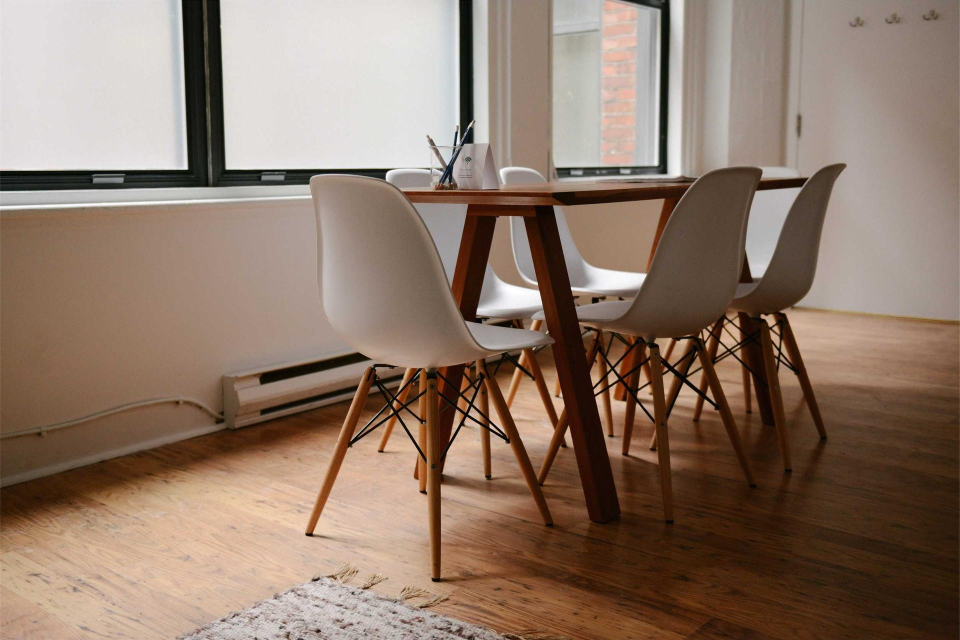
#> input picture apps/frontend/.agents/skills/design-taste-frontend/assets/components/fx-photo/meeting-room.jpg, 1920 x 1280 px (shown at 1/2 size); its folder holds only this picture in this run
$ python -i features.py   (imports and definitions only)
#> lines starting #> are read from the running program, lines starting #| are printed output that depends on the picture
"""Image feature extraction for lightweight vision classifiers.

Uses NumPy/Pillow only (no torch/tf dependency) so it can run in the existing
model-api environment.
"""
from __future__ import annotations

from pathlib import Path
from typing import Iterable

import numpy as np
from PIL import Image


def _hist(channel: np.ndarray, bins: int = 16) -> np.ndarray:
    h, _ = np.histogram(channel, bins=bins, range=(0, 256), density=True)
    return h.astype(np.float32)


def _color_stats(arr: np.ndarray) -> np.ndarray:
    # arr: HxWx3 uint8
    feats = []
    for c in range(3):
        ch = arr[:, :, c].astype(np.float32)
        feats.extend([ch.mean() / 255.0, ch.std() / 255.0])
    # RGB histograms
    for c in range(3):
        feats.extend(_hist(arr[:, :, c], bins=16).tolist())
    # simple HSV-ish proxies
    r = arr[:, :, 0].astype(np.float32)
    g = arr[:, :, 1].astype(np.float32)
    b = arr[:, :, 2].astype(np.float32)
    mx = np.maximum(np.maximum(r, g), b)
    mn = np.minimum(np.minimum(r, g), b)
    diff = mx - mn + 1e-6
    sat = (diff / (mx + 1e-6))
    val = mx / 255.0
    feats.extend([sat.mean(), sat.std(), val.mean(), val.std()])
    # green/red ratios useful for vegetation/disease cues
    feats.append(((g - r) / (g + r + 1e-6)).mean())
    feats.append(((g - b) / (g + b + 1e-6)).mean())
    # texture-ish: gradient magnitude stats
    gy = np.abs(np.diff(arr.astype(np.float32), axis=0)).mean() / 255.0
    gx = np.abs(np.diff(arr.astype(np.float32), axis=1)).mean() / 255.0
    feats.extend([gx, gy, gx + gy])
    return np.array(feats, dtype=np.float32)


def extract_features(image: Image.Image | str | Path, size: int = 128) -> np.ndarray:
#> called with size = 128
    if not isinstance(image, Image.Image):
        image = Image.open(image)
#> image is the input picture: PIL image 1920x1280 RGB; mean R, G, B 142.5, 120.7, 105.5
    image = image.convert("RGB").resize((size, size), getattr(Image, "Resampling", Image).BILINEAR)
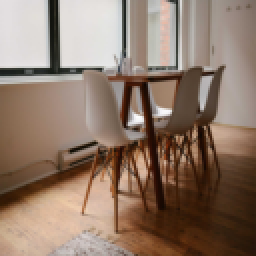
#> image: PIL image 128x128 RGB (shown 2 times larger); mean R, G, B 142.5, 120.7, 105.5
    arr = np.asarray(image, dtype=np.uint8)
    # global + 2x2 grid features to capture lesion locality
    parts = [arr]
    h, w = arr.shape[:2]
#> h = 128; w = 128
    h2, w2 = h // 2, w // 2
#> h2 = 64; w2 = 64
    parts.extend([arr[:h2, :w2], arr[:h2, w2:], arr[h2:, :w2], arr[h2:, w2:]])
    vecs = [_color_stats(p) for p in parts]
#> after the loop in _color_stats, `for c in range(3):`: feats = [0.559, 0.227, 0.473, 0.247, 0.414, 0.266]
#> after the loop in _color_stats, `for c in range(3):`: feats = 54 values, max 0.559 at index 0, min 7.63e-06 at index 6, mean 0.0439
#> in _color_stats, `gy = np.abs(np.diff(arr.astype(np.float32), axis=0)).mean() / 255.0`: gy = 0.0278
#> in _color_stats, `gx = np.abs(np.diff(arr.astype(np.float32), axis=1)).mean() / 255.0`: gx = 0.0407
#> in _color_stats (call 2), `feats = []`: feats = []
#> after the loop in _color_stats (call 2), `for c in range(3):`: feats = [0.681, 0.224, 0.641, 0.24, 0.613, 0.26]
#> after the loop in _color_stats (call 2), `for c in range(3):`: feats = 54 values, max 0.681 at index 0, min 0 at index 6, mean 0.0527
#> in _color_stats (call 2), `sat = (diff / (mx + 1e-6))`:
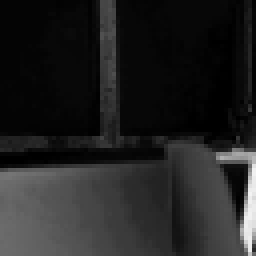
#> sat: shape (64, 64) float32 (shown 4 times larger); min 4.33e-09, max 0.957, mean 0.136
#> in _color_stats (call 2), `gy = np.abs(np.diff(arr.astype(np.float32), axis=0)).mean() / 255.0`: gy = 0.0247
#> in _color_stats (call 2), `gx = np.abs(np.diff(arr.astype(np.float32), axis=1)).mean() / 255.0`: gx = 0.0353
#> in _color_stats (call 3), `feats = []`: feats = []
#> after the loop in _color_stats (call 3), `for c in range(3):`: feats = [0.579, 0.162, 0.52, 0.177, 0.48, 0.189]
#> after the loop in _color_stats (call 3), `for c in range(3):`: feats = 54 values, max 0.579 at index 0, min 1.53e-05 at index 6, mean 0.0425
#> in _color_stats (call 3), `sat = (diff / (mx + 1e-6))`:
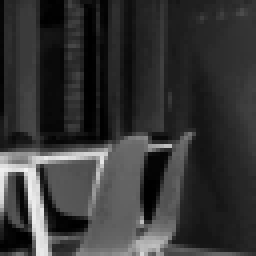
#> sat: shape (64, 64) float32 (shown 4 times larger); min 3.97e-09, max 0.952, mean 0.211
#> in _color_stats (call 3), `gy = np.abs(np.diff(arr.astype(np.float32), axis=0)).mean() / 255.0`: gy = 0.0258
#> in _color_stats (call 3), `gx = np.abs(np.diff(arr.astype(np.float32), axis=1)).mean() / 255.0`: gx = 0.0489
#> in _color_stats (call 4), `feats = []`: feats = []
#> after the loop in _color_stats (call 4), `for c in range(3):`: feats = [0.627, 0.196, 0.508, 0.198, 0.421, 0.203]
#> after the loop in _color_stats (call 4), `for c in range(3):`: feats = 54 values, max 0.627 at index 0, min 0 at index 6, mean 0.0433
#> in _color_stats (call 4), `sat = (diff / (mx + 1e-6))`:
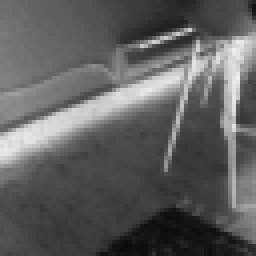
#> sat: shape (64, 64) float32 (shown 4 times larger); min 0.0455, max 0.938, mean 0.374
#> in _color_stats (call 4), `gy = np.abs(np.diff(arr.astype(np.float32), axis=0)).mean() / 255.0`: gy = 0.034
#> in _color_stats (call 4), `gx = np.abs(np.diff(arr.astype(np.float32), axis=1)).mean() / 255.0`: gx = 0.0318
#> in _color_stats (call 5), `feats = []`: feats = []
#> the loop in _color_stats (call 5), `for c in range(3):` made 3 passes
#> pass 3, in _color_stats (call 5), `ch = arr[:, :, c].astype(np.float32)`:
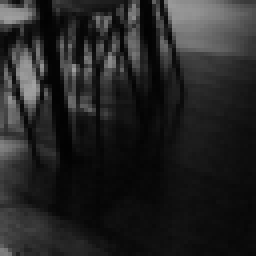
#> ch: shape (64, 64) float32 (shown 4 times larger); min 2, max 163, mean 35.9
#> after the loop in _color_stats (call 5), `for c in range(3):`: feats = [0.349, 0.164, 0.225, 0.147, 0.141, 0.138]
#> after the loop in _color_stats (call 5), `for c in range(3):`: feats = 54 values, max 0.349 at index 0, min 0 at index 20, mean 0.025
#> in _color_stats (call 5), `diff = mx - mn + 1e-6`:
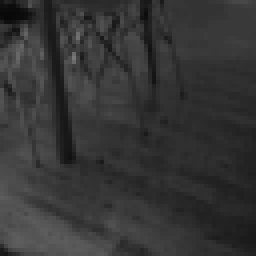
#> diff: shape (64, 64) float32 (shown 4 times larger); min 7, max 120, mean 53.2
#> in _color_stats (call 5), `sat = (diff / (mx + 1e-6))`:
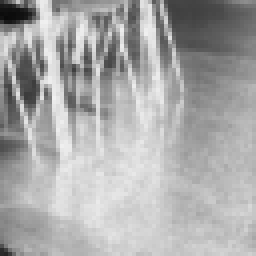
#> sat: shape (64, 64) float32 (shown 4 times larger); min 0.0424, max 0.944, mean 0.666
#> in _color_stats (call 5), `gy = np.abs(np.diff(arr.astype(np.float32), axis=0)).mean() / 255.0`: gy = 0.0262
#> in _color_stats (call 5), `gx = np.abs(np.diff(arr.astype(np.float32), axis=1)).mean() / 255.0`: gx = 0.0448
#> vecs = 5 items
    return np.concatenate(vecs, axis=0).astype(np.float32)


def batch_features(paths: Iterable[str | Path], size: int = 128) -> np.ndarray:
    feats = [extract_features(p, size=size) for p in paths]
    if not feats:
        return np.zeros((0, 0), dtype=np.float32)
    return np.stack(feats, axis=0)

>>> result = extract_features('../../../frontend/.agents/skills/design-taste-frontend/assets/components/fx-photo/meeting-room.jpg')
#> result = 315 values, max 0.683 at index 119, min -0.256 at index 310, mean 0.0586
